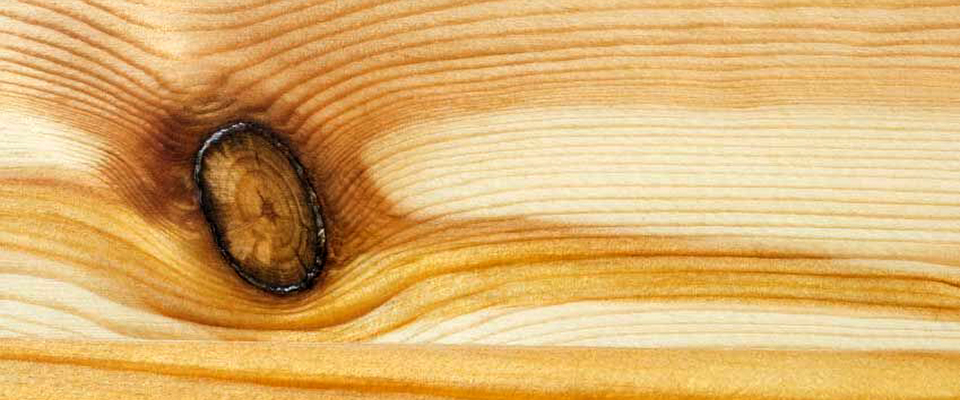
#> input picture Image_data/0076658231.jpg, 960 x 400 px; its folder holds 5 pictures in this run; the run also reads 2 pictures not shown here
$ jupyter execute --allow-errors Projet_bip_3A.ipynb
#> lines starting #> are read from the running program, lines starting #| are printed output that depends on the picture; after the words box and inside, x2 and y2 are one past the last pixel; in counts of white or black regions, pixels touching at a corner belong together
## Projet BIP :
### Objectifs :

Developer une méthode pour localiser les noeuds d'arbre dans une image en déterminant leurs caractéristiques : taille , eccentricité .

[cell 1]
import matplotlib.pyplot as plt
import skimage.io as io
from scipy.ndimage import binary_fill_holes
from skimage.color import rgb2gray,label2rgb
from skimage.filters import sobel,threshold_otsu,threshold_li,median,gaussian,prewitt
from scipy.ndimage import label as lb
from skimage.measure import regionprops,label,regionprops_table
import skimage.morphology as morpho
import numpy as np
import os
import matplotlib.patches as mpatches
from skimage.filters import threshold_local

[cell 2]
def read_images_from_folder(folder_path):
#> called with folder_path = './Image_data'
    images = []
    for filename in os.listdir(folder_path):
        if filename.endswith(('.jpg')):
            img_path = os.path.join(folder_path, filename)
            img = io.imread(img_path)
#> img is the input picture: shape (400, 960, 3); mean R, G, B 220.2, 175.8, 108.1
            if img is not None:
                images.append(img)  # Add the image to the list
    return images

[cell 3]
folder_path = './Image_data'
image_dataset = read_images_from_folder(folder_path)
plt.imshow(image_dataset[0])

[cell 4]
def thresholding(image):
    image=rgb2gray(image)
    threshold_max=(image).max()
    threshold=threshold_max/2
    mask=image < threshold
    nv_mask=binary_fill_holes(mask)
    label_image = label(nv_mask)
    regions = regionprops(label_image)
    filtered_regions = []
    for region in regions:
        if region.area > 5 and 0 <= region.eccentricity < 0.9:
            filtered_regions.append({
            'centroid': region.centroid,
            'bbox': region.bbox
            })
    fig, ax = plt.subplots(figsize=(10, 6))
    plt.title('image avec bounding box sur les noeuds')
    ax.imshow(image,'gray')
    for region in regionprops(label_image):
        if region.area > 5 and region.eccentricity < 0.9:
             minr, minc, maxr, maxc = region.bbox

             rect = mpatches.Rectangle((minc, minr), maxc - minc, maxr - minr,
                                  fill=False, edgecolor='red', linewidth=2)
             ax.add_patch(rect)
             centroid = region.centroid
             ax.plot(centroid[1], centroid[0], 'ro', markersize=5)

    ax.set_axis_off()
    plt.tight_layout()
    plt.show()
    fig=plt.figure()
    plt.title('mask de binarisation ')
    plt.imshow(label_image)
    plt.show()
    return filtered_regions

[cell 5]
List_properties=[]
for i in range(len(image_dataset)):
    image=image_dataset[i]
    filtered_regionpts=thresholding(image)
    List_properties.append(filtered_regionpts)
#> this loop made 5 passes
#> pass 1, in thresholding, `mask=image < threshold`:
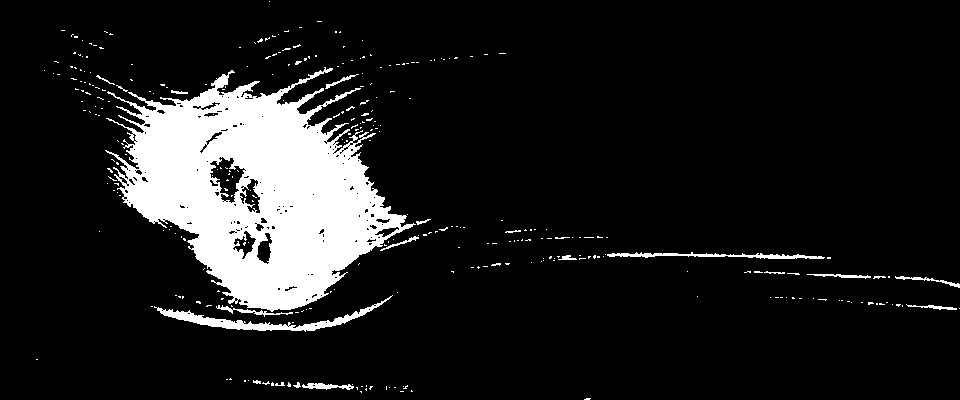
#> mask: shape (400, 960) bool; 11.4% white; 311 white regions (288 under 20 px), largest, box (x1, y1, x2, y2) and area: (105, 67, 416, 312) 38824, (154, 295, 393, 332) 1548, (607, 252, 825, 259) 670
#> after the loop:
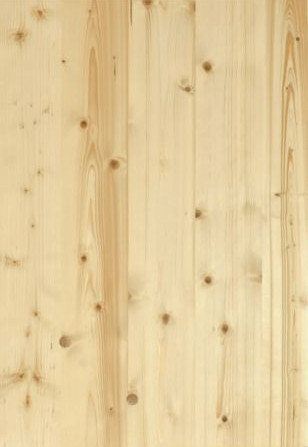
#> image: shape (447, 308, 3); mean R, G, B 227.2, 204, 156.6

[cell 6]
img=io.imread('knot_4.jpg')

plt.imshow(img,'jet')

## Critiques :
La méthode implementée en haut procède à une segmentation directe de l'image avec la valeur t cependant cette approche ne donne pas déjà une bonne detection de tout les noeuds dans l'image ceci est liée à :

Méthode de seuillage : le suillage utilisée est une méthode simple mais pas optimale si l'éclairage et le contraste varient beaucoup --> filtrage adaptatif --> local variations
L'image 3 et l'image 8 montrent bien ce fait

[cell 7]
from skimage import feature
img=image_dataset[2]
m=sobel(img)
#> (the rest of this cell did not finish here and is left out)

[cell 8]
img=image_dataset[4]
img=gaussian(img)
#> img: shape (447, 308, 3) float64
m=sobel(img)
#> m: shape (447, 308, 3) float64
m=m>threshold_otsu(m)
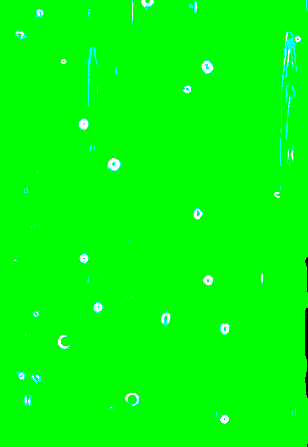
#> m: shape (447, 308, 3) bool; mean R, G, B 0.00886, 0.998, 0.0187
#> (the rest of this cell did not finish here and is left out)

[cell 9]
from skimage import feature
#> (the rest of this cell did not finish here and is left out)

[cell 10]
mask=img<threshold_otsu(img,4)
#> mask: shape (447, 308, 3) bool
#> (the rest of this cell did not finish here and is left out)

[cell 11]
from skimage.util import random_noise

img=image_dataset[4]
img=rgb2gray(img)
#> img: shape (447, 308) float64
puissance_signal=(np.linalg.norm(img,ord=None, axis=None))**2/(img.shape[0]*img.shape[1])#norme deux du vecteur signal
SNR=15
var_=puissance_signal*pow(10,-SNR/10)
image_rd=random_noise(img,mode='gaussian',var=var_,clip=False)
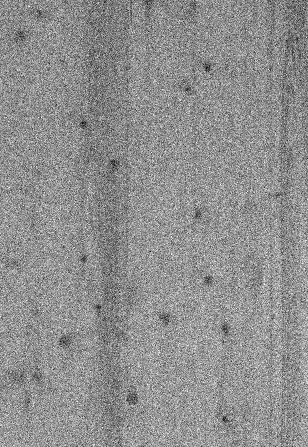
#> image_rd: shape (447, 308) float64; min 0.056, max 1.38, mean 0.806; drawn with min black and max white
plt.imshow(image_rd,'gray')

[cell 12]
hist=plt.hist(image_rd.ravel(),bins=256)
plt.show()

[cell 13]
List_inf=[x for x in hist[1] if x < hist[1].max()/2]
print('nombre de pixels inferieur au seuil dans le cas bruitée')
print(len(List_inf))

[cell 14]
hist2=plt.hist(img.ravel(),bins=256)

plt.show()
#> figure, not shown here; tallest bar 4451 high, from x = 0.834 to 0.837

[cell 15]
List_inf_=[x for x in hist2[1] if x < hist2[1].max()/2]
print('le nombre de pixel inférieur au seuil sans bruitage ')
print(len(List_inf_))

Discussion de l'effet du bruit :

Une analyse approfondie révèle que la présence d'un bruit gaussien affecte significativement la détection des nœuds dans l'image analysée. Cette dégradation est attribuable au bruit additionnel. En effet, une comparaison quantitative entre les histogrammes de l'image originale et de l'image bruitée étaye cette observation. Pour l'image originale, l'histogramme indique que 52 pixels se situent en dessous du seuil de détection de la méthode utilisée. En revanche, pour l'image bruitée, ce nombre augmente à 123 pixels. Cette augmentation suggère que des pixels, initialement non considérés comme des nœuds, sont désormais susceptibles d'être classifiés à tort comme tels en raison de l'interférence causée par le bruit. Il est donc impératif de prendre en compte cet effet de brouillage lors de l'analyse des images sujettes à un bruit gaussien, afin de garantir la fiabilité et la précision de la détection des nœuds.

[cell 16]
thresholding(img)
#> in thresholding (call 6), `threshold_max=(image).max()`: threshold_max = 0.93
#> in thresholding (call 6), `threshold=threshold_max/2`: threshold = 0.465
#> in thresholding (call 6), `mask=image < threshold`:
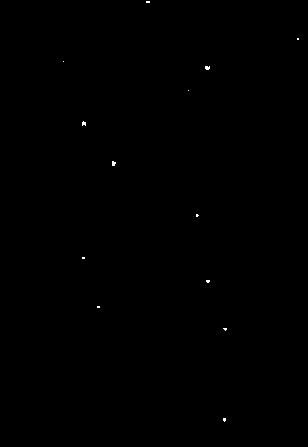
#> mask: shape (447, 308) bool; 0.08% white in thin lines or dots, all inside (x1, y1, x2, y2) = (63, 1, 299, 422)
#> in thresholding (call 6), `label_image = label(nv_mask)`: label_image: shape (447, 308) int32; 14 distinct labels, from 0 to 13
#> in thresholding (call 6), `regions = regionprops(label_image)`: regions = 13 regions; largest, box (x1, y1, x2, y2) and area: (205, 66, 210, 70) 17, (112, 161, 116, 166) 16, (82, 121, 86, 126) 15, (206, 280, 210, 283) 10, (223, 418, 226, 422) 10
#> the loop in thresholding (call 6), `for region in regions:` made 13 passes
#> after the loop in thresholding (call 6), `for region in regions:`: filtered_regions = 10 items
#> the loop in thresholding (call 6), `for region in regionprops(label_image):` made 13 passes
#> (minr, minc, maxr, maxc, centroid) on passes 1, 4, 6, 7, 8, 9, 10, 11, 12, 13: (1, 146, 3, 150, (1.5, 147.5)), (66, 205, 70, 210, (67.41, 206.9)), (121, 82, 126, 86, (123.1, 83.47)), (161, 112, 166, 116, (163.1, 113.2)), (214, 196, 217, 199, (215, 196.7)), (257, 82, 259, 85, (257.5, 83)), (280, 206, 283, 210, (280.8, 207.5)), (306, 97, 308, 100, (306.5, 98)), (328, 223, 331, 227, (328.6, 224.8)), (418, 223, 422, 226, (419.2, 224))
#> in thresholding (call 6), `plt.show()`:
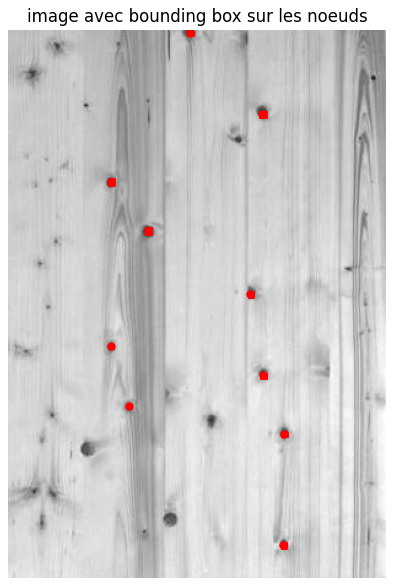
#> figure drawn by matplotlib, 1 panel

[cell 17]
thresholding(image_rd)
#> in thresholding (call 7), `threshold_max=(image).max()`: threshold_max = 1.38
#> in thresholding (call 7), `threshold=threshold_max/2`: threshold = 0.692
#> in thresholding (call 7), `mask=image < threshold`: mask: shape (447, 308) bool; 22.7% white in thin lines or dots
#> in thresholding (call 7), `nv_mask=binary_fill_holes(mask)`: nv_mask: shape (447, 308) bool; 25.1% white in thin lines or dots
#> in thresholding (call 7), `label_image = label(nv_mask)`:
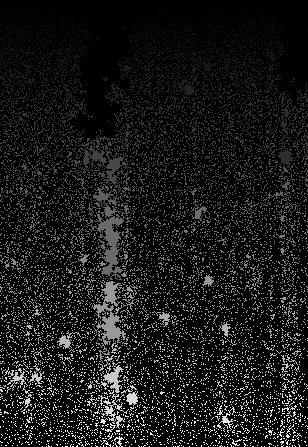
#> label_image: shape (447, 308) int32; min 0, max 8187, mean 770.2; drawn with min black and max white
#> in thresholding (call 7), `regions = regionprops(label_image)`: regions = 8187 regions
#> after the loop in thresholding (call 7), `for region in regions:`: filtered_regions = 527 items
#> the loop in thresholding (call 7), `for region in regionprops(label_image):` made 8187 passes
#> (minr, minc, maxr, maxc, centroid) on passes 18, 23, 25, 29, 40, 43, 48, 50, 61, 67, 70, 83: (0, 125, 6, 129, (2.91, 126.6)), (0, 140, 23, 158, (8.57, 148.1)), (0, 159, 10, 170, (4.09, 163.9)), (0, 179, 24, 203, (11.4, 191)), (0, 244, 7, 258, (3.44, 251.2)), (0, 264, 17, 277, (6.91, 270.7)), (1, 0, 7, 6, (3.45, 2.55)), (1, 30, 4, 34, (2.17, 31.67)), (2, 43, 6, 48, (3.75, 44.62)), (2, 207, 9, 214, (5.9, 210.4)), (2, 240, 6, 243, (3.5, 240.8)), (4, 29, 22, 55, (12.38, 38.86))
#> (minr, minc, maxr, maxc) on pass 388: (29, 0, 32, 4)

[cell 18]
import cv2
image = cv2.imread('./Image_data/226360.jpg', cv2.IMREAD_GRAYSCALE)
#> image: shape (447, 308); min 90, max 236, mean 205.5
equalized_image = cv2.equalizeHist(image)
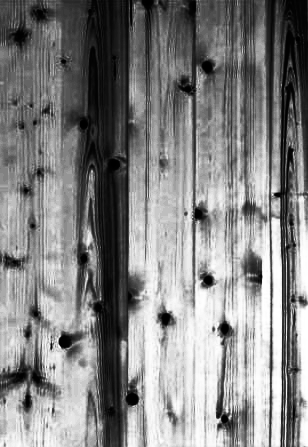
#> equalized_image: shape (447, 308); min 0, max 255, mean 131
plt.hist(equalized_image.ravel(),bins=256)
plt.show()
#> figure, not shown here; tallest bar 5775 high, from x = 148.4 to 149.4

[cell 19]
plt.imshow(img,'gray')

[cell 20]
img_2=image_dataset[3]
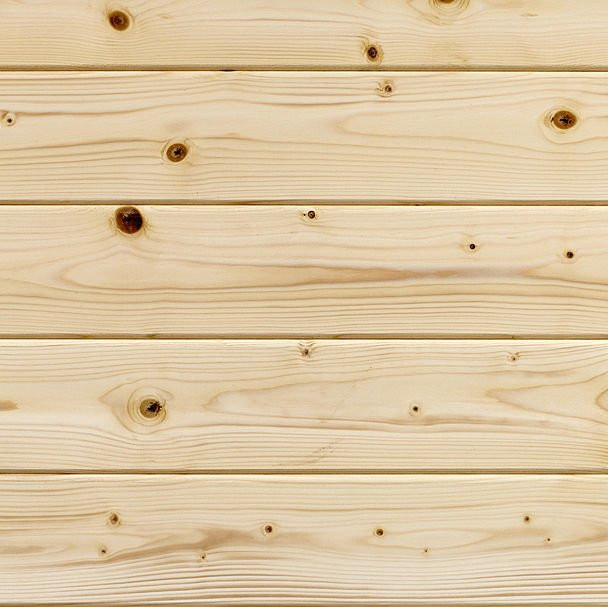
#> img_2: shape (607, 608, 3); mean R, G, B 221.2, 199, 163.8
plt.hist(img_2[:,:,1].ravel(),bins=256)
plt.show()
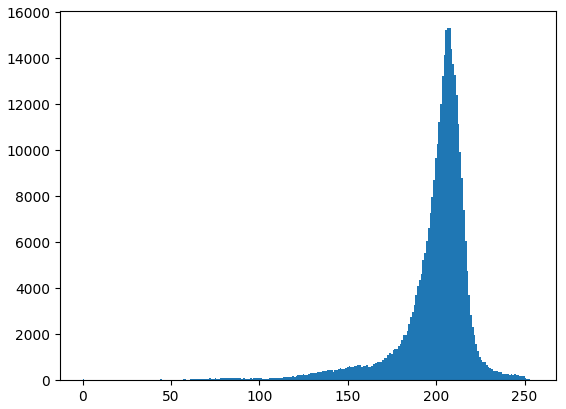
#> figure drawn by matplotlib, 1 panel; tallest bar 15310 high, from x = 206.2 to 207.2
